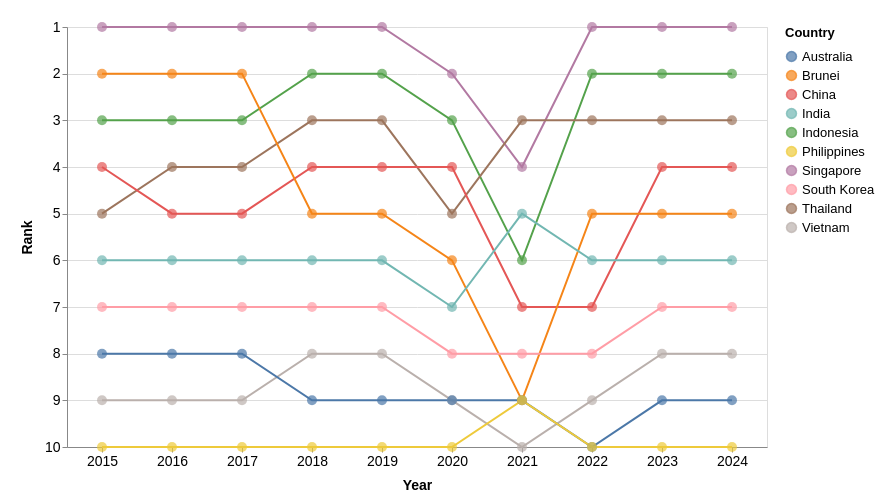

Specify this chart in Vega-Lite:
### Vega-Lite specification from a JSON file in a GitHub repository (floating-point values rounded to 4 significant figures)
{"$schema": "https://vega.github.io/schema/vega-lite/v5.json", "width": 700, "height": 420, "data": {"values": [{"Country": "Singapore", "year": 2024, "Visitors": 4276007, "rank": 1}, {"Country": "Singapore", "year": 2023, "Visitors": 8308230, "rank": 1}, {"Country": "Singapore", "year": 2022, "Visitors": 5222991, "rank": 1}, {"Country": "Singapore", "year": 2021, "Visitors": 16308, "rank": 4}, {"Country": "Singapore", "year": 2020, "Visitors": 1545255, "rank": 2}, {"Country": "Singapore", "year": 2019, "Visitors": 10163882, "rank": 1}, {"Country": "Singapore", "year": 2018, "Visitors": 10615986, "rank": 1}, {"Country": "Singapore", "year": 2017, "Visitors": 12441713, "rank": 1}, {"Country": "Singapore", "year": 2016, "Visitors": 13272961, "rank": 1}, {"Country": "Singapore", "year": 2015, "Visitors": 12930754, "rank": 1}, {"Country": "Indonesia", "year": 2024, "Visitors": 1786630, "rank": 2}, {"Country": "Indonesia", "year": 2023, "Visitors": 3108165, "rank": 2}, {"Country": "Indonesia", "year": 2022, "Visitors": 1481739, "rank": 2}, {"Country": "Indonesia", "year": 2021, "Visitors": 11025, "rank": 6}, {"Country": "Indonesia", "year": 2020, "Visitors": 711723, "rank": 3}, {"Country": "Indonesia", "year": 2019, "Visitors": 3623277, "rank": 2}, {"Country": "Indonesia", "year": 2018, "Visitors": 3277689, "rank": 2}, {"Country": "Indonesia", "year": 2017, "Visitors": 2796570, "rank": 3}, {"Country": "Indonesia", "year": 2016, "Visitors": 3049964, "rank": 3}, {"Country": "Indonesia", "year": 2015, "Visitors": 2788033, "rank": 3}, {"Country": "Thailand", "year": 2024, "Visitors": 813783, "rank": 3}, {"Country": "Thailand", "year": 2023, "Visitors": 1551282, "rank": 3}, {"Country": "Thailand", "year": 2022, "Visitors": 715528, "rank": 3}, {"Country": "Thailand", "year": 2021, "Visitors": 59607, "rank": 3}, {"Country": "Thailand", "year": 2020, "Visitors": 394413, "rank": 5}, {"Country": "Thailand", "year": 2019, "Visitors": 1884306, "rank": 3}, {"Country": "Thailand", "year": 2018, "Visitors": 1914692, "rank": 3}, {"Country": "Thailand", "year": 2017, "Visitors": 1836522, "rank": 4}, {"Country": "Thailand", "year": 2016, "Visitors": 1780800, "rank": 4}, {"Country": "Thailand", "year": 2015, "Visitors": 1343569, "rank": 5}, {"Country": "China", "year": 2024, "Visitors": 1449711, "rank": 4}, {"Country": "China", "year": 2023, "Visitors": 1474114, "rank": 4}, {"Country": "China", "year": 2022, "Visitors": 211363, "rank": 7}, {"Country": "China", "year": 2021, "Visitors": 7701, "rank": 7}, {"Country": "China", "year": 2020, "Visitors": 405149, "rank": 4}, {"Country": "China", "year": 2019, "Visitors": 3114257, "rank": 4}, {"Country": "China", "year": 2018, "Visitors": 2944133, "rank": 4}, {"Country": "China", "year": 2017, "Visitors": 2281666, "rank": 5}, {"Country": "China", "year": 2016, "Visitors": 2124942, "rank": 5}, {"Country": "China", "year": 2015, "Visitors": 1677163, "rank": 4}, {"Country": "Brunei", "year": 2024, "Visitors": 565999, "rank": 5}, {"Country": "Brunei", "year": 2023, "Visitors": 811833, "rank": 5}, {"Country": "Brunei", "year": 2022, "Visitors": 301757, "rank": 5}, {"Country": "Brunei", "year": 2021, "Visitors": 773, "rank": 9}, {"Country": "Brunei", "year": 2020, "Visitors": 136020, "rank": 6}, {"Country": "Brunei", "year": 2019, "Visitors": 1216123, "rank": 5}, {"Country": "Brunei", "year": 2018, "Visitors": 1382031, "rank": 5}, {"Country": "Brunei", "year": 2017, "Visitors": 1660506, "rank": 2}, {"Country": "Brunei", "year": 2016, "Visitors": 1391016, "rank": 2}, {"Country": "Brunei", "year": 2015, "Visitors": 1133555, "rank": 2}, {"Country": "India", "year": 2024, "Visitors": 537493, "rank": 6}, {"Country": "India", "year": 2023, "Visitors": 671846, "rank": 6}, {"Country": "India", "year": 2022, "Visitors": 324548, "rank": 6}, {"Country": "India", "year": 2021, "Visitors": 3916, "rank": 5}, {"Country": "India", "year": 2020, "Visitors": 155883, "rank": 7}, {"Country": "India", "year": 2019, "Visitors": 735309, "rank": 6}, {"Country": "India", "year": 2018, "Visitors": 600311, "rank": 6}, {"Country": "India", "year": 2017, "Visitors": 552739, "rank": 6}, {"Country": "India", "year": 2016, "Visitors": 638578, "rank": 6}, {"Country": "India", "year": 2015, "Visitors": 722141, "rank": 6}, {"Country": "South Korea", "year": 2024, "Visitors": 232711, "rank": 7}, {"Country": "South Korea", "year": 2023, "Visitors": 400853, "rank": 7}, {"Country": "South Korea", "year": 2022, "Visitors": 146384, "rank": 8}, {"Country": "South Korea", "year": 2021, "Visitors": 3028, "rank": 8}, {"Country": "South Korea", "year": 2020, "Visitors": 119750, "rank": 8}, {"Country": "South Korea", "year": 2019, "Visitors": 673065, "rank": 7}, {"Country": "South Korea", "year": 2018, "Visitors": 616783, "rank": 7}, {"Country": "South Korea", "year": 2017, "Visitors": 484528, "rank": 7}, {"Country": "South Korea", "year": 2016, "Visitors": 444439, "rank": 7}, {"Country": "South Korea", "year": 2015, "Visitors": 421161, "rank": 7}, {"Country": "Vietnam", "year": 2024, "Visitors": 137344, "rank": 8}, {"Country": "Vietnam", "year": 2023, "Visitors": 286083, "rank": 8}, {"Country": "Vietnam", "year": 2022, "Visitors": 123931, "rank": 9}, {"Country": "Vietnam", "year": 2021, "Visitors": 14136, "rank": 10}, {"Country": "Vietnam", "year": 2020, "Visitors": 71622, "rank": 9}, {"Country": "Vietnam", "year": 2019, "Visitors": 892716, "rank": 8}, {"Country": "Vietnam", "year": 2018, "Visitors": 786327, "rank": 8}, {"Country": "Vietnam", "year": 2017, "Visitors": 638135, "rank": 9}, {"Country": "Vietnam", "year": 2016, "Visitors": 703737, "rank": 9}, {"Country": "Vietnam", "year": 2015, "Visitors": 646891, "rank": 9}, {"Country": "Australia", "year": 2024, "Visitors": 159318, "rank": 9}, {"Country": "Australia", "year": 2023, "Visitors": 276477, "rank": 9}, {"Country": "Australia", "year": 2022, "Visitors": 118598, "rank": 10}, {"Country": "Australia", "year": 2021, "Visitors": 33451, "rank": 9}, {"Country": "Australia", "year": 2020, "Visitors": 195146, "rank": 9}, {"Country": "Australia", "year": 2019, "Visitors": 1282782, "rank": 9}, {"Country": "Australia", "year": 2018, "Visitors": 1034871, "rank": 9}, {"Country": "Australia", "year": 2017, "Visitors": 899202, "rank": 8}, {"Country": "Australia", "year": 2016, "Visitors": 737115, "rank": 8}, {"Country": "Australia", "year": 2015, "Visitors": 714047, "rank": 8}, {"Country": "Philippines", "year": 2024, "Visitors": 60100, "rank": 10}, {"Country": "Philippines", "year": 2023, "Visitors": 137781, "rank": 10}, {"Country": "Philippines", "year": 2022, "Visitors": 86462, "rank": 10}, {"Country": "Philippines", "year": 2021, "Visitors": 10229, "rank": 9}, {"Country": "Philippines", "year": 2020, "Visitors": 53889, "rank": 10}, {"Country": "Philippines", "year": 2019, "Visitors": 1114257, "rank": 10}, {"Country": "Philippines", "year": 2018, "Visitors": 1167375, "rank": 10}, {"Country": "Philippines", "year": 2017, "Visitors": 1066461, "rank": 10}, {"Country": "Philippines", "year": 2016, "Visitors": 1029488, "rank": 10}, {"Country": "Philippines", "year": 2015, "Visitors": 957408, "rank": 10}]}, "layer": [{"mark": "line", "encoding": {"x": {"field": "year", "type": "ordinal", "title": "Year", "axis": {"labelAngle": 0}}, "y": {"field": "rank", "type": "quantitative", "axis": {"labelAngle": 0}, "title": "Rank", "scale": {"domain": [1, 10], "reverse": true}}, "color": {"field": "Country", "type": "nominal", "title": "Country"}}}, {"mark": {"type": "point", "filled": true, "size": 100}, "encoding": {"x": {"field": "year", "type": "ordinal", "title": "Year"}, "y": {"field": "rank", "type": "quantitative", "title": "Rank", "scale": {"domain": [1, 10], "reverse": true}}, "color": {"field": "Country", "type": "nominal", "title": "Country"}, "tooltip": [{"field": "Country", "type": "nominal", "title": "Country"}, {"field": "year", "type": "ordinal", "title": "Year"}, {"field": "Visitors", "type": "quantitative", "title": "Number of Visitors", "format": ",d"}, {"field": "rank", "type": "quantitative", "title": "Rank"}]}}], "config": {"legend": {"titleFontSize": 13, "titlePadding": 10, "labelFontSize": 13}, "axis": {"titleFontSize": 14, "titlePadding": 10, "labelFontSize": 14}}, "padding": {"top": 20, "left": 20, "right": 20}}
